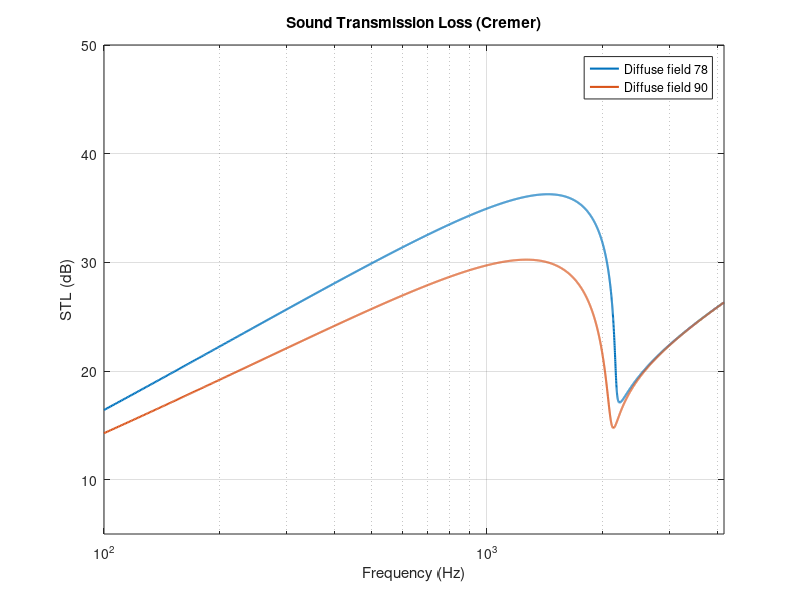

This chart was generated by the following MATLAB code:
% Sound Transmission Loss with Cremer formula
clear
clc

% Panel and material properties
m   = 15;        % Surface density of the panel (kg/m^2)
h   = 0.006;     % Panel thickness (m)
E   = 6.37e10;   % Young’s modulus of the panel material (Pa)
rho = 1.2;       % Air density (kg/m^3)
nu  = 0.24;      % Poisson’s ratio of the panel material (-)
c   = 343;       % Speed of sound in air (m/s)
fc = 2079;       % Coincidence frequency (Hz)
f = 100:1:2*fc;   % Frequency range (Hz)

% Bending stiffness
B = E*h^3/(12*(1 - nu^2));   % Bending stiffness of the plate (N·m)

STL_normal = zeros(size(f));     % Normal incidence (x = 0)
STL_diffuse = zeros(size(f));    % Diffuse field (angular integration)

for i = 1:length(f)
    w = 2*pi*f(i);  % Angular frequency (rad/s)

    % 1) Diffuse-field to 78 (angular integration)
    tau_diffuse = @(theta) 1 ./ (1 + (m*w - B*w^3.*(sin(theta)/c).^4).^2 ...
                                 .* (cos(theta)./(2*c*rho)).^2);
    sol = integral(@(theta) tau_diffuse(theta).*sin(2*theta), 0, 78*pi/180);
    STL_diffuse(i) = 10*log10(1/sol);

    % 2) Diffuse-field to 90 (angular integration)
    tau_diffuse2 = @(theta) 1 ./ (1 + (m*w - B*w^3.*(sin(theta)/c).^4).^2 ...
                                 .* (cos(theta)./(2*c*rho)).^2);
    sol2 = integral(@(theta) tau_diffuse2(theta).*sin(2*theta), 0, 90*pi/180);
    STL_diffuse2(i) = 10*log10(1/sol2);
end

% Plot STL
semilogx(f, STL_diffuse, 'LineWidth', 1.5)      % Diffuse-field 78
hold on
semilogx(f, STL_diffuse2, 'LineWidth', 1.5)     % Diffuse-field 90
xlabel('Frequency (Hz)')
ylabel('STL (dB)')
title('Sound Transmission Loss (Cremer)')
grid on
axis([100 2*fc 5 50])
legend('Diffuse field 78', 'Diffuse field 90')